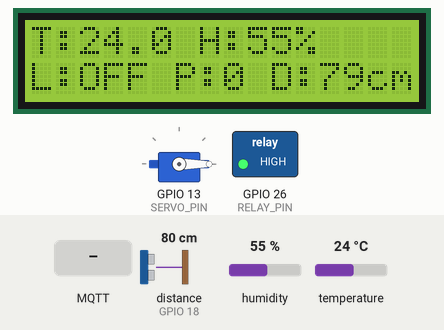
Simulated run of this sketch. Board: ESP32. On the bench: 16×2 character LCD, servo, switched loads named in the sketch (green lamp = pin HIGH). Wiring (inferred from the names in the program): ultrasonic range finder: trigger GPIO 19; echo GPIO 18. Inputs (shaded band) come from the test bench; at power-on: distance to the obstacle (sensor on GPIO 18) 80 cm, humidity 55 %, temperature 24 °C. The echo pulse lasts 58.3 µs per cm; WiFi joins after 1.5 s; servers stay silent unless stated; no MQTT or app messages arrive unless stated; pins used as bus, display or sensor lines are not drawn; what the sketch prints to the serial monitor is not drawn.

Above: at 6.9 s.
7.0 s: MQTT message "ON" arrives on the first subscribed topic
At 7.9 s:
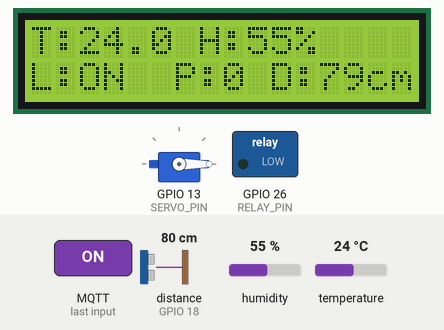
8.5 s: MQTT message "90" arrives on the second subscribed topic
At 9.0 s:
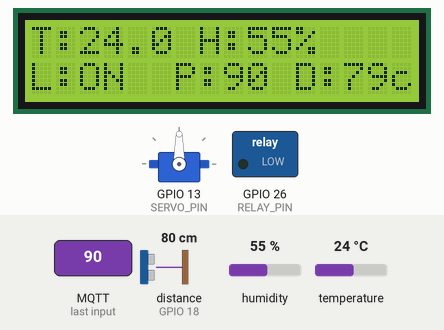
10.0 s: MQTT message "OFF" arrives on the first subscribed topic
At 11.0 s:
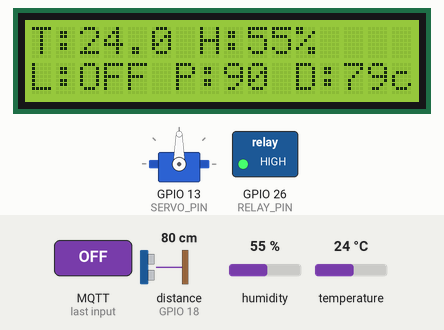
11.5 s: distance to the obstacle (sensor on GPIO 18) set to 2 cm
At 16.7 s:
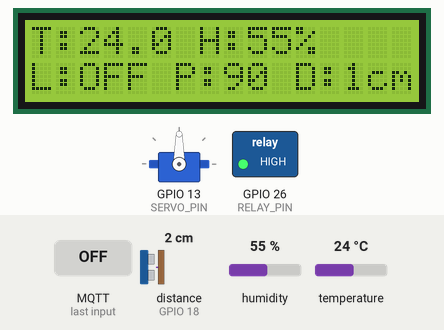
17.3 s: humidity set to 22 %
At 22.0 s:
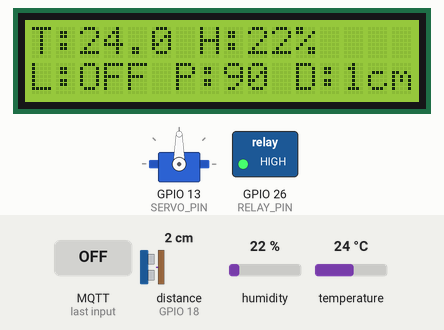
22.3 s: temperature set to 12 °C
At 27.1 s:
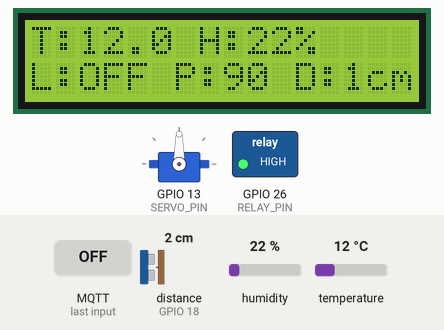
Timing chart, 0 to 28.3 s (numbered marks = the images above; inputs shaded):
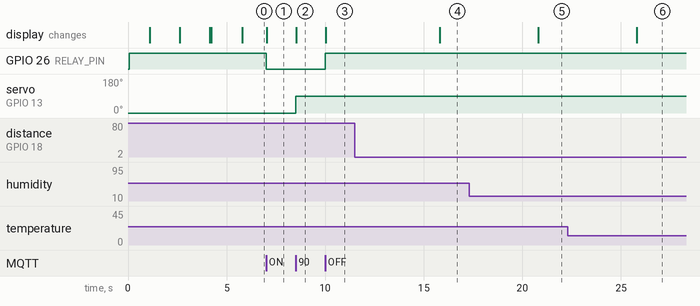

The sketch:

Codingan_KAP1.ino
```cpp
#include <WiFi.h>
#include <PubSubClient.h>
#include <Wire.h>
#include <LiquidCrystal_I2C.h>
#include <DHT.h>
#include <ESP32Servo.h>

// ================== PIN DEFINITIONS (KOREKSI FINAL UNTUK STABILITAS) ==================
// Pin lama Anda (34, 15, 14) diganti karena konflik boot atau Input Only.
#define DHT_PIN 25      // KOREKSI: Pindah dari GPIO 34 (Input Only) ke GPIO 25 (I/O Aman)
#define DHT_TYPE DHT11
#define TRIG_PIN 19
#define ECHO_PIN 18
#define RELAY_PIN 26    // KOREKSI: Pindah dari GPIO 15 (Pin Boot) ke GPIO 26 (I/O Aman)
#define SERVO_PIN 13    // KOREKSI: Pindah dari GPIO 14 ke GPIO 13 (PWM Stabil)
#define SDA_PIN 21      // Pin I2C Default ESP32
#define SCL_PIN 22      // Pin I2C Default ESP32


// ================== WIFI & MQTT CONFIG ==================
const char* ssid = "Dosen";
const char* password = "dosenjaya";
const char* mqtt_broker = "test.mosquitto.org";
const int mqtt_port = 1883;
const char* client_id = "esp32-smart-home";

// ================== MQTT TOPICS ==================
const char* TEMP_HUM_TOPIC = "/smart/home/data/suhu_lembap";
const char* DISTANCE_TOPIC = "/smart/home/data/garasi/jarak";
const char* LIGHT_CONTROL_TOPIC = "/smart/home/kontrol/lampu";
const char* DOOR_CONTROL_TOPIC = "/smart/home/kontrol/pintu";

// ================== OBJECTS ==================
WiFiClient wifiClient;
PubSubClient client(wifiClient);
// Alamat I2C umum. Jika LCD tidak nyala, coba 0x3F atau 0x20.
LiquidCrystal_I2C lcd(0x27, 16, 2);
DHT dht(DHT_PIN, DHT_TYPE);
Servo doorServo;

// ================== VARIABLES ==================
float temperature_C = 0.0;
float humidity = 0.0;
long distance_cm = 0;
bool isLightOn = false;
int currentServoAngle = 0;

unsigned long lastSensorRead = 0;
const long sensorInterval = 5000; // 5 detik

// ================== FUNCTION PROTOTYPES (MENCEGAH ERROR KOMPILASI) ==================
void connectWiFiOnce();
void connectMQTTOnce();
void mqttCallback(char* topic, byte* payload, unsigned int length);
long measureDistance();
void readAndPublishSensors();
void updateLCD();

// ================== FUNCTIONS ==================

void connectWiFiOnce() {
    WiFi.begin(ssid, password);
    lcd.clear();
    lcd.print("WiFi Connecting");
    Serial.print("Connecting to WiFi ");

    unsigned long startAttemptTime = millis();
    while (WiFi.status() != WL_CONNECTED && millis() - startAttemptTime < 25000) {
        delay(500);
        Serial.print(".");
    }

    if (WiFi.status() == WL_CONNECTED) {
        Serial.println("\nWiFi Connected!");
        lcd.clear();
        lcd.print("WiFi Connected");
        lcd.setCursor(0, 1);
        lcd.print(WiFi.localIP());
        delay(1500);
    } else {
        Serial.println("\nWiFi Failed!");
        lcd.clear();
        lcd.print("WiFi Failed");
        delay(5000);
    }
}

void connectMQTTOnce() {
    client.setServer(mqtt_broker, mqtt_port);
    lcd.clear();
    lcd.print("MQTT Connecting");

    if (client.connect(client_id)) {
        Serial.println("MQTT Connected!");
        lcd.clear();
        lcd.print("MQTT Connected");
        client.subscribe(LIGHT_CONTROL_TOPIC);
        client.subscribe(DOOR_CONTROL_TOPIC);
        delay(1500);
    } else {
        Serial.print("MQTT Failed! RC: ");
        Serial.println(client.state());
        lcd.clear();
        lcd.print("MQTT Failed!");
        delay(5000);
    }
}

void mqttCallback(char* topic, byte* payload, unsigned int length) {
    String t = topic;
    String msg;
    for (int i = 0; i < length; i++) msg += (char)payload[i];
    msg.trim();

    Serial.println("Message [" + t + "] : " + msg);

    if (t == LIGHT_CONTROL_TOPIC) {
        if (msg == "ON") {
            digitalWrite(RELAY_PIN, LOW); // Aktifkan relay (Active-LOW)
            isLightOn = true;
        } else if (msg == "OFF") {
            digitalWrite(RELAY_PIN, HIGH); // Matikan relay
            isLightOn = false;
        }
    }
    else if (t == DOOR_CONTROL_TOPIC) {
        int angle = msg.toInt();
        if (angle >= 0 && angle <= 180) {
            currentServoAngle = angle;
            doorServo.write(angle);
        }
    }
    updateLCD();
}

long measureDistance() {
    digitalWrite(TRIG_PIN, LOW);
    delayMicroseconds(2);
    digitalWrite(TRIG_PIN, HIGH);
    delayMicroseconds(10);
    digitalWrite(TRIG_PIN, LOW);
    long duration = pulseIn(ECHO_PIN, HIGH, 30000);
    if (duration == 0) return -1;
    return duration * 0.034 / 2; // convert to cm
}

void readAndPublishSensors() {
    humidity = dht.readHumidity();
    temperature_C = dht.readTemperature();

    // Check DHT sensor failure (akan berhasil jika pin 25 benar)
    if (isnan(humidity) || isnan(temperature_C)) {
        Serial.println("Failed to read from DHT sensor!");
        temperature_C = 0.0; // Set ke 0 agar tidak T:nanC
        humidity = 0.0;
    } else {
        String payload = String(temperature_C, 1) + "," + String(humidity, 0);
        if (client.connected()) {
            client.publish(TEMP_HUM_TOPIC, payload.c_str());
            Serial.println("Temp/Hum sent: " + payload);
        }
    }

    distance_cm = measureDistance();
    if (distance_cm > 0 && distance_cm < 400) {
        String payload = String(distance_cm);
        if (client.connected()) {
            client.publish(DISTANCE_TOPIC, payload.c_str());
            Serial.println("Distance sent: " + payload);
        }
    }
}

void updateLCD() {
    lcd.setCursor(0, 0);
    lcd.print("T:");
    lcd.print(temperature_C, 1);
    lcd.print(" H:");
    lcd.print((int)humidity);
    lcd.print("%  ");

    lcd.setCursor(0, 1);
    lcd.print(isLightOn ? "L:ON " : "L:OFF");
    lcd.print(" P:");
    lcd.print(currentServoAngle);
    lcd.print(" D:");
    lcd.print(distance_cm);
    lcd.print("cm ");
}

void setup() {
    Serial.begin(115200);

    Wire.begin(SDA_PIN, SCL_PIN);
    lcd.init();
    lcd.backlight();

    dht.begin();
    doorServo.attach(SERVO_PIN);
    doorServo.write(0);

    pinMode(RELAY_PIN, OUTPUT);
    digitalWrite(RELAY_PIN, HIGH);
    pinMode(TRIG_PIN, OUTPUT);
    pinMode(ECHO_PIN, INPUT);

    lcd.clear();
    lcd.print("Smart Home Init");
    delay(1000);

    connectWiFiOnce();
    client.setCallback(mqttCallback);
    connectMQTTOnce();
    updateLCD();
}

void loop() {
    client.loop();

    unsigned long now = millis();

    if (now - lastSensorRead >= sensorInterval && client.connected()) {
        lastSensorRead = now;
        readAndPublishSensors();
        updateLCD();
    }

    if (WiFi.status() != WL_CONNECTED || !client.connected()) {
        lcd.setCursor(0, 0);
        lcd.print("STATUS: DISCONNECTED  ");
        lcd.setCursor(0, 1);
        lcd.print("Check Wiring/Router! ");
    }

    delay(10);
}
```

Measured:
- after the input at 7.0 s, GPIO 26 (RELAY_PIN): HIGH → LOW at once; the display: changes at once (image 1)
- after the input at 8.5 s, servo on GPIO 13 (SERVO_PIN): 0° → 90° at once; the display: changes at once (image 2)
- after the input at 10.0 s, GPIO 26 (RELAY_PIN): LOW → HIGH at once; the display: changes at once (image 3)
- after the input at 11.5 s, the display: changes after 4.3 s (image 4)
- after the input at 17.3 s, the display: changes after 3.5 s (image 5)
- after the input at 22.3 s, the display: changes after 3.5 s (image 6)
